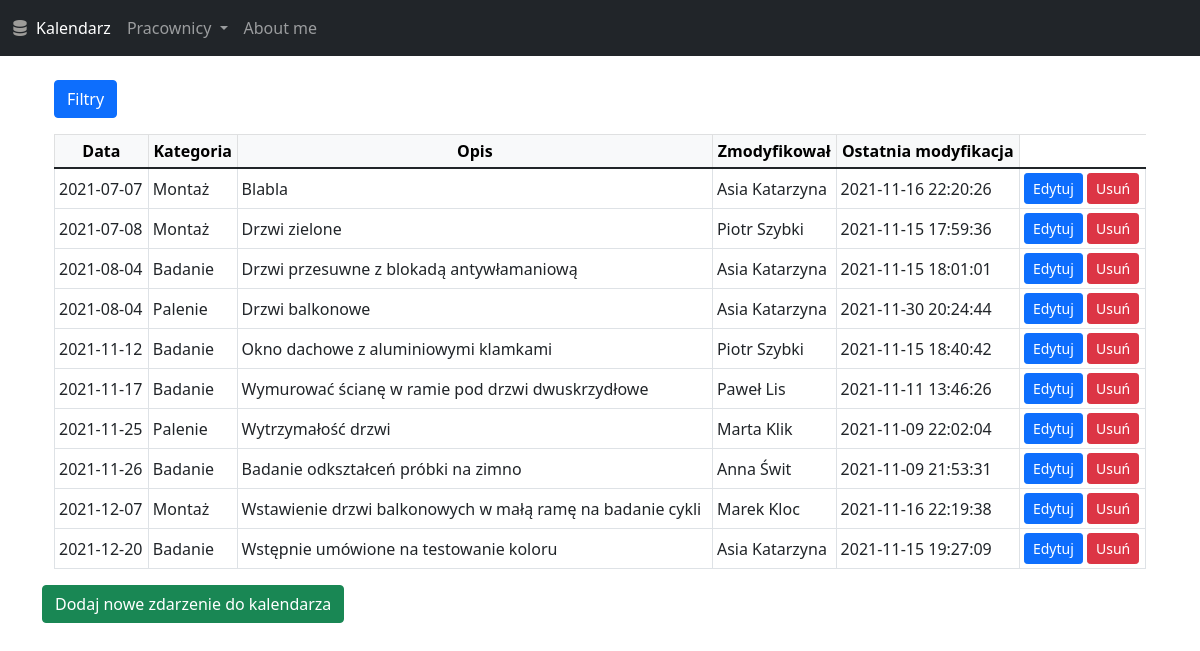
The page /database on the database as committed earlier.
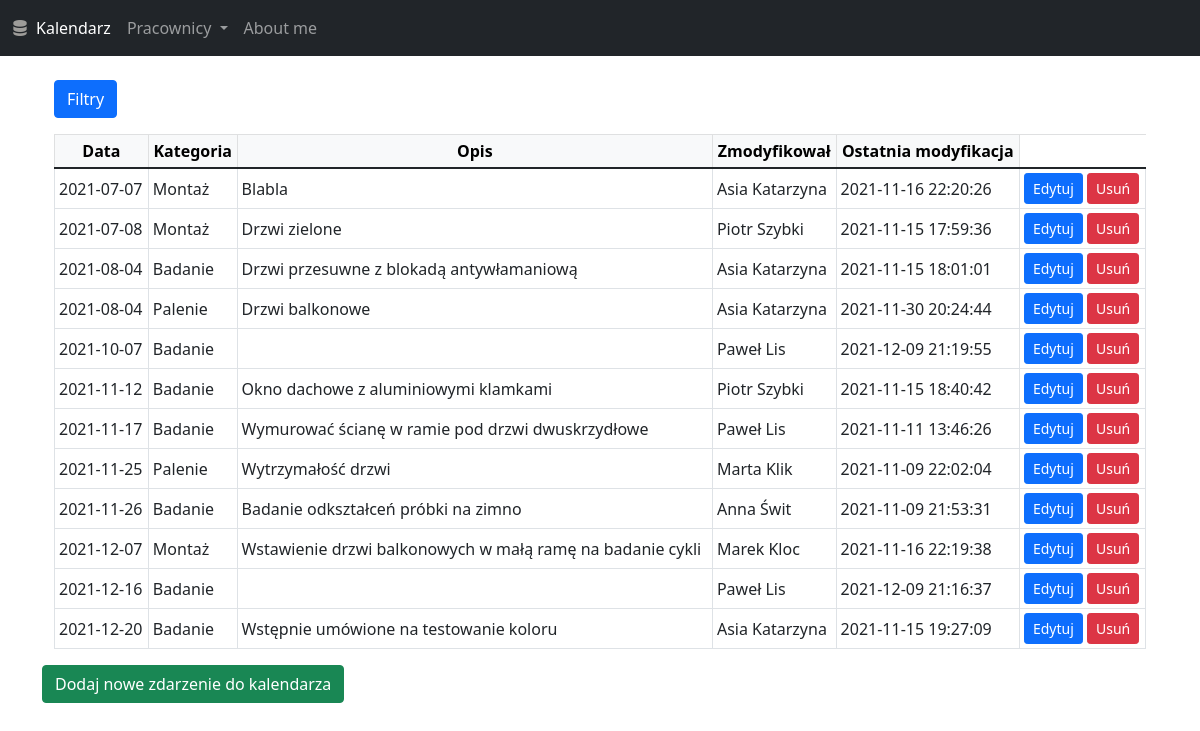
The same page on the database as committed later.
### app.py (models this page shows, shortened)
class Kalendarz(db.Model):
    __tablename__ = 'Kalendarz'
    id = db.Column(db.Integer, primary_key=True)
    data_wydarzenia = db.Column(db.DateTime)
    kategoria = db.Column(db.String)
    opis = db.Column(db.Text)
    wstawil = db.Column(db.String)
    last_update = db.Column(db.DateTime)

### app.py (the view)
@app.route('/database', methods=['GET', 'POST'])
def testdb():
    print(request.method)
    try:
        if request.method == "POST":
            cat_filter = request.form["category_filter"]
            per_filter = request.form['modify_by_filter']
            if cat_filter == '' and per_filter != '':
                kalendarz = Kalendarz.query.order_by(
                    Kalendarz.data_wydarzenia).filter(
                    Kalendarz.wstawil == per_filter).all()
            elif per_filter == '' and cat_filter != '':
                kalendarz = Kalendarz.query.order_by(
                    Kalendarz.data_wydarzenia).filter(
                    Kalendarz.kategoria == cat_filter).all()
            elif per_filter == '' and cat_filter == '':
                kalendarz = Kalendarz.query.order_by(
                    Kalendarz.data_wydarzenia).all()
            else:
                kalendarz = Kalendarz.query.order_by(
                    Kalendarz.data_wydarzenia).filter(and_(
                        Kalendarz.kategoria == cat_filter, Kalendarz.wstawil == per_filter)).all()
        else:
            kalendarz = Kalendarz.query.order_by(
                Kalendarz.data_wydarzenia).all()
        for item in kalendarz:
            item.data_wydarzenia = item.data_wydarzenia.strftime(
                "%Y-%m-%d")
            item.last_update = item.last_update.strftime(
                "%Y-%m-%d %H:%M:%S")
        return render_template('database.html',  output_data=kalendarz, kat_filter=task_categories, modified_by=moder_guy)
    except Exception as e:
        error_text = "<p>The error:<br>" + str(e) + "</p>"
        hed = '<h1>Something is broken.</h1>'
        return hed + error_text

### templates/database.html (shortened to what this page needs)
{% extends 'base.html' %}
{% block content %}
<div class="container">
    <br>
    <div class="container">
        <p>
            <a class="btn btn-primary" data-bs-toggle="collapse" href="#collapseExample" role="button"
                aria-expanded="false" aria-controls="collapseExample">
                Filtry
            </a>
        </p>
        <table class="table table-bordered table-sm">
            <thead class="table-light">
                <tr>
                    <th class="align-middle text-center" data-field="Data" data-filter-control="select"
                        data-sortable="true">
                        Data
                    </th>
                    <th class="align-middle text-center" data-field="Kategoria" data-filter-control="select"
                        data-sortable="true">
                        Kategoria
                    </th>
                    <th class="align-middle text-center" data-field="Opis" data-filter-control="select"
                        data-sortable="true">
                        Opis
                    </th>
                    <th class="align-middle text-center" data-field="Wstawil" data-filter-control="select"
                        data-sortable="true">
                        Zmodyfikował
                    </th>
                    <th class="align-middle text-center" data-field="LastUpdate" data-filter-control="select"
                        data-sortable="true">
                        Ostatnia modyfikacja
                    </th>
                </tr>
            </thead>
            <tbody>
                {% for row in output_data %}
                <tr>
                    <td class="align-middle">{{row.data_wydarzenia}}</td>
                    <td class="align-middle">{{row.kategoria}}</td>
                    <td class="align-middle">{{row.opis}}</td>
                    <td class="align-middle">{{row.wstawil}}</td>
                    <td class="align-middle">{{row.last_update}}</td>
                    <td>
                        <a class="btn btn-primary btn-sm" href="/database_update/{{row.id}}"> Edytuj</a>
                        <a class="btn btn-danger btn-sm" href="/database_delete/{{row.id}}"> Usuń</a>
                    </td>
                </tr>
                {% endfor %}
            </tbody>
        </table>
    </div>
    <a class="btn btn-success" href='/database_add_new_event'>Dodaj nowe zdarzenie do kalendarza</a>
</div>
{% endblock %}

### templates/base.html (shortened to what this page needs)
<!doctype html>
<html lang="en">
<head>
    <link href="https://cdn.jsdelivr.net/npm/bootstrap@5.1.3/dist/css/bootstrap.min.css" rel="stylesheet"
>
    <link rel="stylesheet" href="https://cdn.jsdelivr.net/npm/bootstrap-icons@1.7.0/font/bootstrap-icons.css">
</head>
<body>
    <nav class="navbar navbar-expand-lg navbar-dark bg-dark">
        <div class="container-fluid">
            <i class="bi bi-server" style="color: rgba(255, 250, 240, 0.562);"></i>
            <div class="collapse navbar-collapse" id="navbarSupportedContent">
                <ul class="navbar-nav me-auto mb-2 mb-lg-0">
                    <li class="nav-item">
                        <a class="nav-link active" aria-current="page" href="/">Kalendarz</a>
                    </li>
                    <li class="nav-item dropdown">
                        <a class="nav-link dropdown-toggle" href="/workers" id="navbarDropdown" role="button" data-bs-toggle="dropdown" aria-expanded="false">
                          Pracownicy
                        </a>
                    </li>
                    <li class="nav-item">
                        <a class="nav-link" href="{{url_for('about')}}">About me</a>
                    </li>
                </ul>
            </div>
        </div>
    </nav>
    {% block content %}
    {% endblock %}
</body>
</html>

Rows that differ between the two databases and show on the page:
added Kalendarz: data_wydarzenia "2021-10-07", kategoria "Badanie", wstawil "Paweł Lis", last_update "2021-12-09 21:19:55"
added Kalendarz: data_wydarzenia "2021-12-16", kategoria "Badanie", wstawil "Paweł Lis", last_update "2021-12-09 21:16:37"
